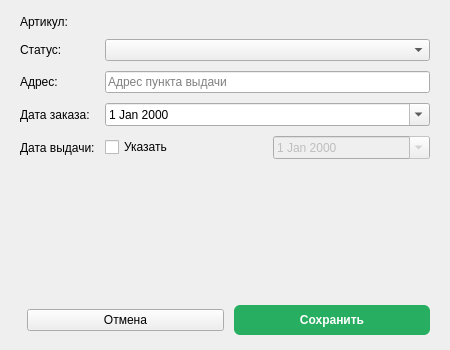
<?xml version="1.0" encoding="UTF-8"?>
<ui version="4.0">
 <class>OrderFormUI</class>
 <widget class="QWidget" name="OrderFormUI">
  <property name="geometry">
   <rect><x>0</x><y>0</y><width>450</width><height>350</height></rect>
  </property>
  <property name="windowTitle">
   <string>Заказ</string>
  </property>
  <layout class="QVBoxLayout" name="main_layout">
   <property name="leftMargin"><number>20</number></property>
   <property name="topMargin"><number>15</number></property>
   <property name="rightMargin"><number>20</number></property>
   <property name="bottomMargin"><number>15</number></property>
   <property name="spacing"><number>10</number></property>
   <item>
    <layout class="QFormLayout" name="form_layout">
     <property name="spacing"><number>10</number></property>
     <item row="0" column="0">
      <widget class="QLabel" name="id_text_label">
       <property name="text"><string>Артикул:</string></property>
      </widget>
     </item>
     <item row="0" column="1">
      <widget class="QLabel" name="id_label">
       <property name="styleSheet">
        <string>font-weight: bold; color: #7F8C8D;</string>
       </property>
      </widget>
     </item>
     <item row="1" column="0">
      <widget class="QLabel" name="label_status">
       <property name="text"><string>Статус:</string></property>
      </widget>
     </item>
     <item row="1" column="1">
      <widget class="QComboBox" name="status_combo"/>
     </item>
     <item row="2" column="0">
      <widget class="QLabel" name="label_address">
       <property name="text"><string>Адрес:</string></property>
      </widget>
     </item>
     <item row="2" column="1">
      <widget class="QLineEdit" name="address_edit">
       <property name="placeholderText"><string>Адрес пункта выдачи</string></property>
      </widget>
     </item>
     <item row="3" column="0">
      <widget class="QLabel" name="label_order_date">
       <property name="text"><string>Дата заказа:</string></property>
      </widget>
     </item>
     <item row="3" column="1">
      <widget class="QDateEdit" name="order_date_edit">
       <property name="calendarPopup"><bool>true</bool></property>
      </widget>
     </item>
     <item row="4" column="0">
      <widget class="QLabel" name="label_issue_date">
       <property name="text"><string>Дата выдачи:</string></property>
      </widget>
     </item>
     <item row="4" column="1">
      <layout class="QHBoxLayout" name="issue_layout">
       <item>
        <widget class="QCheckBox" name="issue_date_check">
         <property name="text"><string>Указать</string></property>
        </widget>
       </item>
       <item>
        <widget class="QDateEdit" name="issue_date_edit">
         <property name="calendarPopup"><bool>true</bool></property>
         <property name="enabled"><bool>false</bool></property>
        </widget>
       </item>
      </layout>
     </item>
    </layout>
   </item>
   <item>
    <spacer name="spacer">
     <property name="orientation"><enum>Qt::Vertical</enum></property>
    </spacer>
   </item>
   <item>
    <layout class="QHBoxLayout" name="buttons_layout">
     <item>
      <spacer name="btn_spacer">
       <property name="orientation"><enum>Qt::Horizontal</enum></property>
      </spacer>
     </item>
     <item>
      <widget class="QPushButton" name="cancel_btn">
       <property name="text"><string>Отмена</string></property>
      </widget>
     </item>
     <item>
      <widget class="QPushButton" name="save_btn">
       <property name="text"><string>Сохранить</string></property>
       <property name="styleSheet">
        <string>background: #27AE60; color: white; border: none; border-radius: 6px; padding: 8px 20px; font-weight: bold;</string>
       </property>
      </widget>
     </item>
    </layout>
   </item>
  </layout>
 </widget>
 <resources/>
 <connections/>
</ui>
